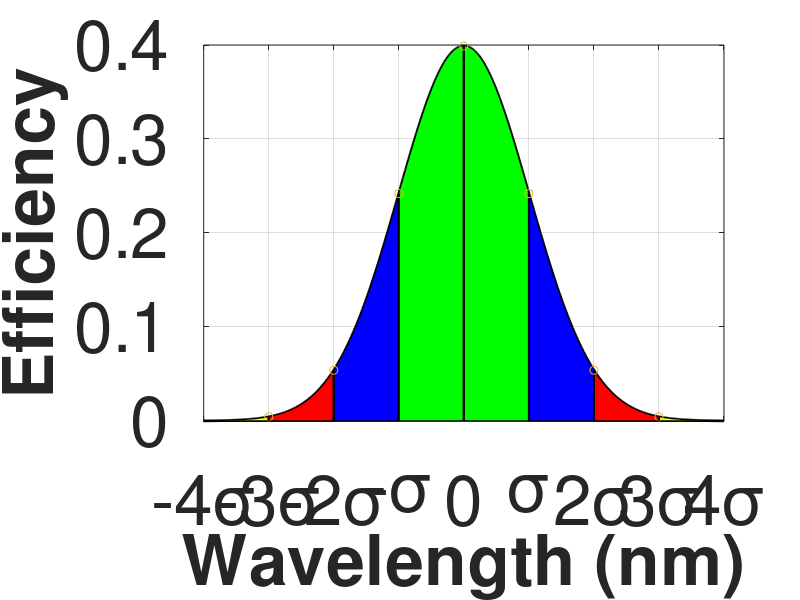

MATLAB code to generate this figure: (Note: this script raises an error after producing the figure.)

close all
clear all

%% Font size for graphic views
fontsize = 50;
linewidth = 4;

domain = -4:0.01:4;
plot(domain,normpdf(domain),'Color',[0 0 0],'LineWidth',2);
hold on

% We shade two regions with the area command
L = 4*fix(length(domain))/8;
R = 4*fix(length(domain))/8;
area(domain(1:L),normpdf(domain(1:L)),'FaceColor',[0 1 0]);
area(domain(R:end),normpdf(domain(R:end)),'FaceColor',[0 1 0]);
hold on

% We shade two regions with the area command
L = 3*fix(length(domain))/8;
R = 5*fix(length(domain))/8;
area(domain(1:L),normpdf(domain(1:L)),'FaceColor',[0 0 1]);
area(domain(R:end),normpdf(domain(R:end)),'FaceColor',[0 0 1]);
hold on

% We shade two regions with the area command
L = 2*fix(length(domain))/8;
R = 6*fix(length(domain))/8;
area(domain(1:L),normpdf(domain(1:L)),'FaceColor',[1 0 0]);
area(domain(R:end),normpdf(domain(R:end)),'FaceColor',[1 0 0]);

% We shade two regions with the area command
L = 1*fix(length(domain))/8;
R = 7*fix(length(domain))/8;
area(domain(1:L),normpdf(domain(1:L)),'FaceColor',[1 1 0]);
area(domain(R:end),normpdf(domain(R:end)),'FaceColor',[1 1 0]);

% Now add gratuitous vertical lines
stem([-3,-2,-1,0,1,2,3],normpdf([-3,-2,-1,0,1,2,3]),'LineWidth',1.5,'Color',[0 0 0]);

grid on;
set(gcf,'Color',[1,1,1]);set(gca,'fontsize',fontsize);
xlabel('Wavelength (nm)','FontSize',fontsize,'FontWeight','bold');
ylabel('Efficiency','FontSize',fontsize,'FontWeight','bold');
set(gca,...
 'xlim',[-4 4],...
 'xtick',[-4:1:4],...
 'xticklabel',{'-4\sigma' '-3\sigma' '-2\sigma' '-\sigma' '0' '\sigma' '2\sigma' '3\sigma' '4\sigma'},...
 'fontsize',fontsize)

rotateXLabels(gca,45);